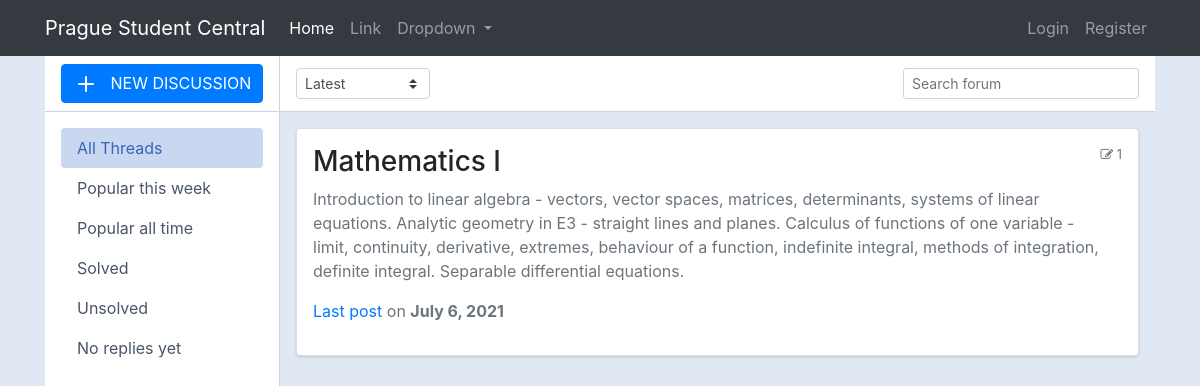
The app's page /, older data.
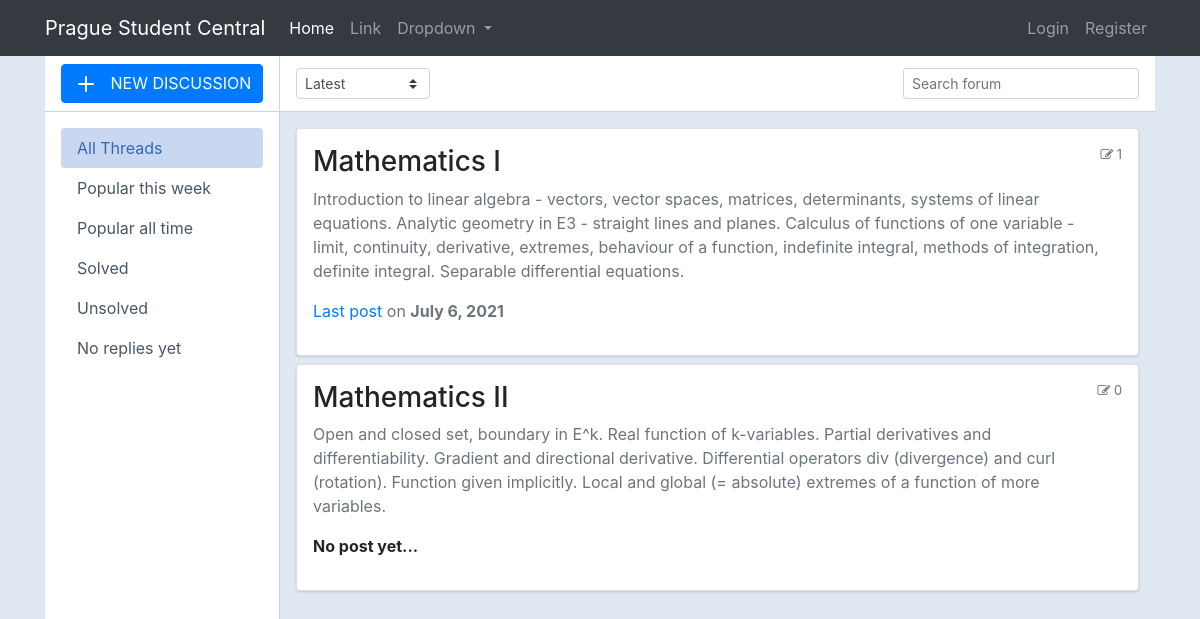
The same page, newer data.
### main/models.py (models this page shows, shortened)
class Category(models.Model):
    title = models.CharField(max_length=50)
    slug = models.SlugField(max_length=400, unique=True, blank=True)
    description = models.TextField(default="description")
    class Meta:
        verbose_name_plural = "categories"
    def get_url(self):
        return reverse("forum:posts", kwargs={
            "slug":self.slug
        })
    @property
    def num_posts(self):
        return Post.objects.filter(categories=self).count()
    @property
    def last_post(self):
        return Post.objects.filter(categories=self).latest("date")

class Post(models.Model):
    title = models.CharField(max_length=400)
    slug = models.SlugField(max_length=400, unique=True, blank=True)
    user = models.ForeignKey(Author, on_delete=models.CASCADE)
    content = HTMLField()
    categories = models.ManyToManyField(Category)
    date = models.DateTimeField(auto_now_add=True)
    approved = models.BooleanField(default=False)
    hit_count_generic = GenericRelation(HitCount, object_id_field='object_pk',
        related_query_name='hit_count_generic_relation'
    )
    tags = TaggableManager()
    comments = models.ManyToManyField(Comment, blank=True)
    def get_url(self):
        return reverse("forum:detail", kwargs={
            "slug":self.slug
        })

### main/views.py (the view)
# urls.py: path("", department_subjects, name="home"),
def department_subjects(request):
    forums = Category.objects.all()
    context = {
        "forums":forums,
    }
    return render(request, "screens/department_subjects.html", context)

### templates/screens/department_subjects.html (shortened to what this page needs)
{% extends 'root.html' %}
{% block content %}
    <div class="container">
        <div class="main-body p-0">
            <div class="inner-wrapper">
                {% include 'components/sidebar.html' %}
                <div class="inner-main">
                    <div class="inner-main-header">
                        <select class="custom-select custom-select-sm w-auto mr-1">
                            <option selected="">Latest</option>
                        </select>
                        <span class="input-icon input-icon-sm ml-auto w-auto">
                            <input type="text" class="form-control form-control-sm bg-gray-200 border-gray-200 shadow-none mb-4 mt-4" placeholder="Search forum" />
                        </span>
                    </div>
                    <div class="inner-main-body p-2 p-sm-3 collapse forum-content show">
                        {% for forum in forums %}
                        <div class="card mb-2">
                            <div class="card-body p-2 p-sm-3">
                                <div class="media forum-item">
                                    <div class="media-body">
                                        <h3><a data-toggle="collapse" data-target=".forum-content" class="text-body" href="{{forum.get_url}}">{{forum.title}}</a></h3>
                                        <p class="text-secondary">{{forum.description}}</p>
                                        {% if forum.num_posts == 0 %}
                                            <p><strong>No post yet... </strong></p>
                                        {% else %}
                                            <p class="text-muted"><a href="{{forum.last_post.get_url}}">Last post</a> on <span class="text-secondary font-weight-bold">{{forum.last_post.date|date}}</span></p>
                                        {% endif %}
                                    </div>
                                    <div class="text-muted small text-center align-self-top">
                                        <span class="d-none d-sm-inline-block"><i class="fa fa-pencil-square-o"  aria-hidden="true"></i> {{forum.num_posts}}</span>
                                    </div>
                                </div>
                            </div>
                        </div>
                        {% endfor %}
                    </div>
                </div>
            </div>
        </div>
        </div>
{% endblock %}

### templates/root.html (shortened to what this page needs)
{% load static %}
{% load bootstrap4 %}
<!doctype html>
<html lang="en">
  <head>
    <link rel="stylesheet" href="{% static 'screens2.css' %}">
    <link rel="stylesheet" href="https://cdnjs.cloudflare.com/ajax/libs/font-awesome/4.7.0/css/font-awesome.min.css">
    <link rel="stylesheet" href="https://stackpath.bootstrapcdn.com/bootstrap/4.1.3/css/bootstrap.min.css">
    <link rel="stylesheet" href="https://cdn.jsdelivr.net/npm/bootstrap@4.6.0/dist/css/bootstrap.min.css">
  </head>
  <body style="background-color: rgb(224, 232, 243);">
    {% include 'components/navbar.html' %}
    {% block content %}{% endblock %}
  </body>
</html>

### templates/components/navbar.html (shortened to what this page needs)
<nav class="navbar navbar-expand-lg navbar-dark bg-dark">
  <div class="container">
    <a class="navbar-brand" href="">Prague Student Central</a>
    <div class="collapse navbar-collapse" id="navbarSupportedContent">
      <ul class="navbar-nav me-auto mb-2 mb-lg-0">
        <li class="nav-item">
          <a class="nav-link active" aria-current="page" href="#">Home</a>
        </li>
        <li class="nav-item">
          <a class="nav-link" href="#">Link</a>
        </li>
        <li class="nav-item dropdown">
          <a class="nav-link dropdown-toggle" href="#" id="navbarDropdown" role="button" data-bs-toggle="dropdown" aria-expanded="false">
            Dropdown
          </a>
        </li>
      </ul>
    <ul class="navbar-nav ml-auto">
      {% if user.is_authenticated %}
        <li><a class="nav-item nav-link" href="{% url 'user:profile' %}">Profile</a></li>
        <li><a class="nav-item nav-link" href="{% url 'user:logout' %}">Logout</a></li>
      {% else %}
        <li><a class="nav-item nav-link" href="{% url 'user:login' %}">Login</a></li>
        <li><a class="nav-item nav-link" href="{% url 'user:register' %}">Register</a></li>
      {% endif %}
    </ul>
    </div>
  </div>
</nav>

### templates/components/sidebar.html (shortened to what this page needs)
<div class="inner-sidebar">
    <div class="inner-sidebar-header justify-content-center">
        <button class="btn btn-primary has-icon btn-block" type="button" data-toggle="modal" data-target="#threadModal">
            <svg xmlns="http://www.w3.org/2000/svg" width="24" height="24" viewBox="0 0 24 24" fill="none" stroke="currentColor" stroke-width="2" stroke-linecap="round" stroke-linejoin="round" class="feather feather-plus mr-2">
                <line x1="12" y1="5" x2="12" y2="19"></line>
                <line x1="5" y1="12" x2="19" y2="12"></line>
            </svg>
            NEW DISCUSSION
        </button>
    </div>
    <div class="inner-sidebar-body p-0">
        <div class="p-3 h-100" data-simplebar="init">
            <div class="simplebar-wrapper" style="margin: -16px;">
                <div class="simplebar-mask">
                    <div class="simplebar-offset" style="right: 0px; bottom: 0px;">
                        <div class="simplebar-content-wrapper" style="height: 100%; overflow: hidden scroll;">
                            <div class="simplebar-content" style="padding: 16px;">
                                <nav class="nav nav-pills nav-gap-y-1 flex-column">
                                    <a href="javascript:void(0)" class="nav-link nav-link-faded has-icon active">All Threads</a>
                                    <a href="javascript:void(0)" class="nav-link nav-link-faded has-icon">Popular this week</a>
                                    <a href="javascript:void(0)" class="nav-link nav-link-faded has-icon">Popular all time</a>
                                    <a href="javascript:void(0)" class="nav-link nav-link-faded has-icon">Solved</a>
                                    <a href="javascript:void(0)" class="nav-link nav-link-faded has-icon">Unsolved</a>
                                    <a href="javascript:void(0)" class="nav-link nav-link-faded has-icon">No replies yet</a>
                                </nav>
                            </div>
                        </div>
                    </div>
                </div>
                <div class="simplebar-placeholder" style="width: 234px; height: 292px;"></div>
            </div>
        </div>
    </div>
</div>

### static/screens2.css (style rules this page uses)
body { margin-top:20px; color: #1a202c; text-align: left; background-color: #e2e8f0; }
.inner-wrapper { position: relative; height: calc(100vh - 3.5rem); transition: transform 0.3s; }
.inner-main, .inner-sidebar { position: absolute; top: 0; bottom: 0; display: flex; flex-direction: column; }
.inner-sidebar { left: 0; width: 235px; border-right: 1px solid #cbd5e0; background-color: #fff; z-index: 1; }
.inner-main { right: 0; left: 235px; }
.inner-main-footer, .inner-main-header, .inner-sidebar-footer, .inner-sidebar-header { height: 3.5rem; border-bottom: 1px solid #cbd5e0; display: flex; align-items: center; padding: 0 1rem; flex-shrink: 0; }
.inner-main-body, .inner-sidebar-body { padding: 1rem; overflow-y: auto; position: relative; flex: 1 1 auto; }
.inner-main-footer, .inner-main-header { background-color: #fff; }
.nav .show>.nav-link.nav-link-faded, .nav-link.nav-link-faded.active, .nav-link.nav-link-faded:active, .nav-pills .nav-link.nav-link-faded.active, .navbar-nav .show>.nav-link.nav-link-faded { color: #3367b5; background-color: #c9d8f0; }
.nav-pills .nav-link.active, .nav-pills .show>.nav-link { color: #fff; background-color: #467bcb; }
.nav-link.has-icon { display: flex; align-items: center; }
.nav-link.active { color: #467bcb; }
.nav-pills .nav-link { border-radius: .25rem; }
.nav-link { color: #4a5568; }
.card { box-shadow: 0 1px 3px 0 rgba(0,0,0,.1), 0 1px 2px 0 rgba(0,0,0,.06); }
.card { position: relative; display: flex; flex-direction: column; min-width: 0; word-wrap: break-word; background-color: #fff; background-clip: border-box; border: 0 solid rgba(0,0,0,.125); border-radius: .25rem; }
.card-body { flex: 1 1 auto; min-height: 1px; padding: 1rem; }

Row changes from the older to the newer data that the page shows:
added Category: title "Mathematics II", description "Open and closed set, boundary in E^k. Real function of k-variables. Partial derivatives and differentiability. Gradient and directional derivative. Differential operators div (divergence) and curl (rotation). Function given implicitly. Local and global (= absolute) extremes of a function of more variables.", shows "No post yet...", num_posts "0"
